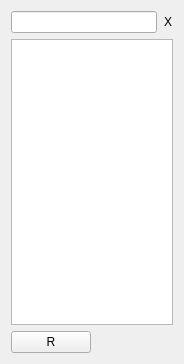
<?xml version="1.0" encoding="UTF-8"?>
<ui version="4.0">
 <class>SymbolList</class>
 <widget class="QWidget" name="SymbolList">
  <property name="geometry">
   <rect>
    <x>0</x>
    <y>0</y>
    <width>184</width>
    <height>364</height>
   </rect>
  </property>
  <property name="windowTitle">
   <string>Form</string>
  </property>
  <layout class="QVBoxLayout" name="verticalLayout">
   <item>
    <layout class="QHBoxLayout" name="horizontalLayout">
     <item>
      <widget class="QLineEdit" name="lineEdit"/>
     </item>
     <item>
      <widget class="QPushButton" name="pushButton">
       <property name="styleSheet">
        <string notr="true">QPushButton {
padding: 0px;
margin: 0px;
}</string>
       </property>
       <property name="text">
        <string>X</string>
       </property>
       <property name="flat">
        <bool>true</bool>
       </property>
      </widget>
     </item>
    </layout>
   </item>
   <item>
    <widget class="QTreeView" name="treeView"/>
   </item>
   <item>
    <layout class="QHBoxLayout" name="horizontalLayout_2">
     <item>
      <widget class="QPushButton" name="pushButton_2">
       <property name="text">
        <string>R</string>
       </property>
      </widget>
     </item>
     <item>
      <spacer name="horizontalSpacer">
       <property name="orientation">
        <enum>Qt::Horizontal</enum>
       </property>
       <property name="sizeHint" stdset="0">
        <size>
         <width>40</width>
         <height>20</height>
        </size>
       </property>
      </spacer>
     </item>
    </layout>
   </item>
  </layout>
 </widget>
 <resources/>
 <connections>
  <connection>
   <sender>pushButton</sender>
   <signal>pressed()</signal>
   <receiver>lineEdit</receiver>
   <slot>clear()</slot>
   <hints>
    <hint type="sourcelabel">
     <x>277</x>
     <y>10</y>
    </hint>
    <hint type="destinationlabel">
     <x>192</x>
     <y>10</y>
    </hint>
   </hints>
  </connection>
 </connections>
</ui>
